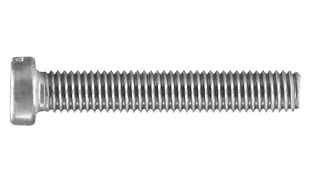
#> input picture ferramentas-computacionais-EEL7509/Aula 5/parafuso/parafuso.png, 310 x 176 px
$ jupyter execute parafuso.ipynb
#> lines starting #> are read from the running program, lines starting #| are printed output that depends on the picture; after the words box and inside, x2 and y2 are one past the last pixel; in counts of white or black regions, pixels touching at a corner belong together
[cell 1]
import numpy as np
import matplotlib.pyplot as plt
from PIL import Image
from scipy import ndimage, misc

# Definição do problema

--

Primeiro precisamos definir matematicamente o parafuso.

Encontrar o eixo central do parafuso na imagem e encontrar a escala de pixels par milímetros.

1 - algoritmo para definir o contraste dos pixels da imagem. vamos encontrar as coordenadas das bordas do parafuso e calcular a distância entre elas.

[cell 2]
image = Image.open("parafuso.png").convert("L")
img_array = np.array(image)


plt.imshow(img_array)


plt.title(f"{img_array.shape = }")


plt.axhline(img_array.shape[0] // 2, color="red")


plt.axhline(img_array.shape[0] // 2 - 32, color="red")


plt.axhline(img_array.shape[0] // 2 + 36, color="red")


plt.show()

# Tentativa 1

deixando a imagem de forma binaria para encontrar as bordas.

[cell 3]
fig, axs = plt.subplots(2, 2, figsize=(12, 10))

# Binarized image
img_array_1 = img_array.copy()
for i in range(img_array_1.shape[0]):
    for j in range(img_array_1.shape[1]):
        if img_array_1[i, j] < 255:
            img_array_1[i, j] = 0
        else:
            img_array_1[i, j] = 255
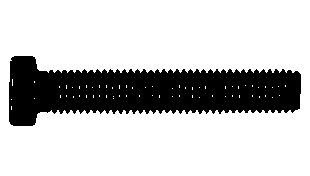
#> img_array_1: shape (176, 310); 77% white; 1 black region, box (x1, y1, x2, y2) and area: (9, 56, 301, 126) 12533

axs[0, 0].imshow(img_array_1, cmap="gray")
axs[0, 0].set_title(f"Imagem binarizada com limiar 255 {img_array_1.shape }")

# Moving average filter
img_array_2 = img_array.copy()
for i in range(4, img_array_2.shape[0] - 4):
    for j in range(4, img_array_2.shape[1] - 4):
        img_array_2[i, j] = np.mean(img_array[i - 4 : i + 5, j - 4 : j + 5])
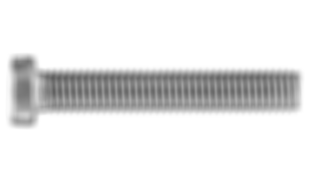
#> img_array_2: shape (176, 310); min 95, max 255, mean 229.4

axs[0, 1].imshow(img_array_2, cmap="gray")
axs[0, 1].set_title(f"Imagem com filtro de media movel 9x9 {img_array_2.shape }")

# Median filter
img_array_3 = img_array.copy()
for i in range(4, img_array_3.shape[0] - 4):
    for j in range(4, img_array_3.shape[1] - 4):
        img_array_3[i, j] = np.median(img_array[i - 4 : i + 5, j - 4 : j + 5])
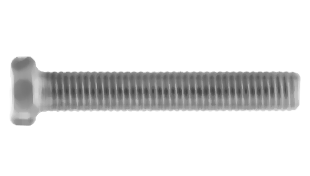
#> img_array_3: shape (176, 310); min 64, max 255, mean 228.9

axs[1, 0].imshow(img_array_3, cmap="gray")
axs[1, 0].set_title(f"Imagem com filtro de mediana 9x9 {img_array_3.shape}")

# Convolution filter
img_array_4 = img_array.copy()
kernel = np.array([[1, 1, 1], [1, 1, 1], [1, 1, 1]]) / 9
img_array_4 = ndimage.convolve(img_array_4, kernel, mode="constant", cval=0.0)

axs[1, 1].imshow(img_array_4, cmap="gray")
axs[1, 1].set_title(f"Imagem com filtro de convolucao 3x3 {img_array_4.shape }")

plt.tight_layout()
plt.show()

[cell 4]
img_array_5 = img_array.copy()

# Aplicar detecção de bordas usando o filtro Sobel
sobel_x = ndimage.sobel(img_array_5, axis=0)
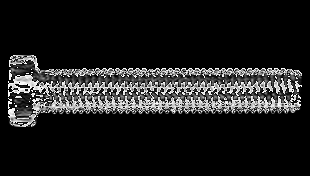
#> sobel_x: shape (176, 310); min 0, max 255, mean 30.3
sobel_y = ndimage.sobel(img_array_5, axis=1)
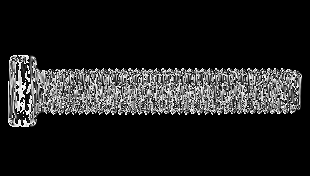
#> sobel_y: shape (176, 310); min 0, max 255, mean 32.4
edges = np.hypot(sobel_x, sobel_y)
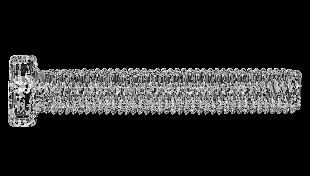
#> edges: shape (176, 310) float16; min 0, max 360.5, mean 49.1; drawn with min black and max white

fig, ax = plt.subplots(2, figsize=(10, 10))
ax[0].imshow(edges, cmap="gray")
ax[0].set_title("Detecção de Bordas")

for col in range(edges.shape[1]):
    if np.any(edges[:, col] > 0):
        for row in range(edges.shape[0]):
            if edges[row, col] > 0:
                img_array_5[row, col] = 0
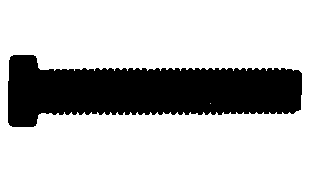
#> img_array_5: shape (176, 310); min 0, max 255, mean 190

ax[1].imshow(img_array_5, cmap="gray")
ax[1].set_title("Detecção de Bordas com Sobel")
plt.show()

[cell 5]
from scipy.ndimage import uniform_filter1d

bordas = np.argwhere(edges > 0)  # Get coordinates of non-zero edge points
#> bordas = 13900 pairs, first value 55 to 126, second value 8 to 301

extremes = []
extremes_max = []
extremes_min = []

# Iterate over each x-coordinate (column)
for x in range(edges.shape[1]):
    # Get the y-values (rows) where edges exist for this specific x
    y_vals = bordas[bordas[:, 1] == x][:, 0]
    if len(y_vals) > 0:
        min_val = np.min(y_vals)  # Top edge (minimum y)
        max_val = np.max(y_vals)  # Bottom edge (maximum y)
        extremes.append((x, min_val))  # Store top edge point
        extremes.append((x, max_val))  # Store bottom edge point
        extremes_min.append((x, min_val))
        extremes_max.append((x, max_val))
#> this loop made 310 passes
#> (min_val, max_val) on passes 9 to 20: (81, 122), (60, 124), (57, 125), (56, 125), (56, 126), (55, 126), (55, 126), (55, 126), (55, 126), (55, 126), (55, 126), (55, 126)
#> min_val on pass 100: 69
#> after the loop, extremes = 588 pairs, first value 8 to 301, second value 55 to 126; extremes_max = 294 pairs, first value 8 to 301, second value 94 to 126; extremes_min = 294 pairs, first value 8 to 301, second value 55 to 81

extremes = np.array(extremes)  # Convert to NumPy array
extremes_max = np.array(extremes_max)
extremes_min = np.array(extremes_min)


# Moving average function
def moving_average(a, n=3):
    return uniform_filter1d(a, size=n)


mean = np.mean(moving_average(extremes[:, 1], n=5))
#> mean = 90.44

# Apply moving average to y-values of min and max extremes
extreme_min_moving_avg = moving_average(extremes_min[:, 1], n=10)
#> extreme_min_moving_avg = 294 values, max 71 at index 290, min 55 at index 6, mean 67.23
extreme_max_moving_avg = moving_average(extremes_max[:, 1], n=10)
#> extreme_max_moving_avg = 294 values, max 126 at index 9, min 106 at index 291, mean 113.6

print(f"Number of detected edge points: {len(extremes)}")
#| Number of detected edge points: 588
print(f"Mean y-value: {mean:.2f}")
#| Mean y-value: 90.44

filtered_extremes = extreme_max_moving_avg + extreme_min_moving_avg
#> filtered_extremes = 294 values, max 186 at index 0, min 177 at index 291, mean 180.8

[cell 6]
# Plot the original image and the detected edge points
fig, ax = plt.subplots(6, figsize=(10, 15))

ax[0].imshow(img_array, cmap="gray")
ax[0].plot(bordas[:, 1], bordas[:, 0], "ro", markersize=1)
ax[0].set_title("Detected Borders")

# Plot the extremes (top and bottom edges)
ax[1].imshow(img_array, cmap="gray")
ax[1].plot(extremes[:, 0], extremes[:, 1], "bo", markersize=1)
ax[1].set_title("Top and Bottom Edges")

ax[2].imshow(img_array, cmap="gray")
ax[2].plot(extremes_max[:, 0], extremes_max[:, 1], "ro", markersize=1)
ax[2].plot(extremes_min[:, 0], extremes_min[:, 1], "go", markersize=1)
ax[2].set_title("Top and Bottom Edges")

ax[3].imshow(img_array, cmap="gray")
ax[3].plot(extremes_max[:, 0], extreme_max_moving_avg, "ro", markersize=1)
ax[3].plot(extremes_min[:, 0], extreme_min_moving_avg, "go", markersize=1)
ax[3].set_title("Top and Bottom Edges with Moving Average")

ax[4].imshow(img_array, cmap="gray")
ax[4].plot(extremes_max[:, 0], extreme_max_moving_avg, "ro", markersize=1)
ax[4].set_title("Top Edges with Moving Average")

ax[4].imshow(img_array, cmap="gray")
ax[4].plot(extremes_min[:, 0], extreme_min_moving_avg, "go", markersize=1)
ax[4].set_title("Bottom Edges with Moving Average")

ax[5].imshow(img_array, cmap="gray")
ax[5].plot(extremes_max[:, 0], extreme_max_moving_avg, "ro", markersize=1)
ax[5].plot(extremes_min[:, 0], extreme_min_moving_avg, "go", markersize=1)
ax[5].axhline(mean, color="red")
ax[5].set_title("Filtered Edges")

plt.tight_layout()
plt.show()

[cell 7]
fig, ax = plt.subplots(figsize=(10, 5))
ax.plot(extremes_max[:, 0], extreme_max_moving_avg, "ro", markersize=1)
ax.plot(extremes_min[:, 0], extreme_min_moving_avg, "go", markersize=1)
ax.axhline(mean, color="red")
ax.set_title("Filtered Edges")
plt.show()
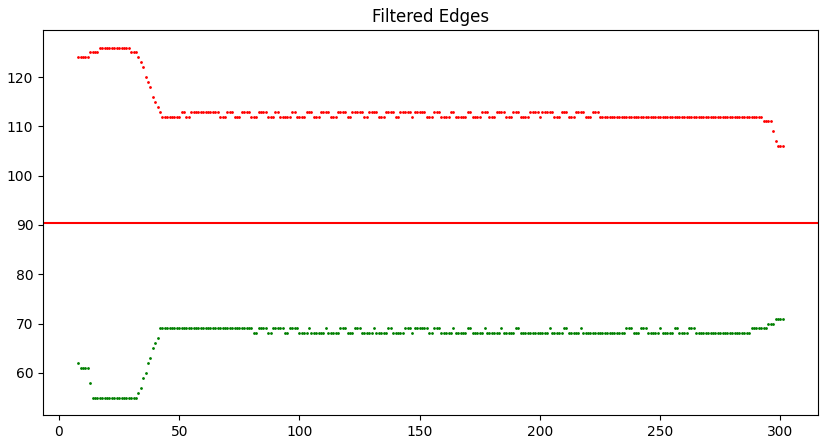
#> figure drawn by matplotlib, 1 panel; curve peaks at x = 17, y = 126; curve peaks at x = 298, y = 71

[cell 8]
fig, ax = plt.subplots(figsize=(10, 5))
ax.plot(extremes_max[:, 0], extreme_max_moving_avg, "ro", markersize=1)
ax.plot(extremes_min[220:280, 0], extreme_max_moving_avg[220:280], "go", markersize=1)
ax.plot(extremes_min[220:280, 0], extreme_min_moving_avg[220:280], "bo", markersize=1)
#> figure, not shown here; curve peaks at x = 17, y = 126; curve peaks at x = 236, y = 69

[cell 9]
fig, ax = plt.subplots(figsize=(10, 5))
ax.plot(
    extremes_max[extreme_max_moving_avg > 114, 0],
    extreme_max_moving_avg[extreme_max_moving_avg > 114],
    "bo",
    markersize=1,
)
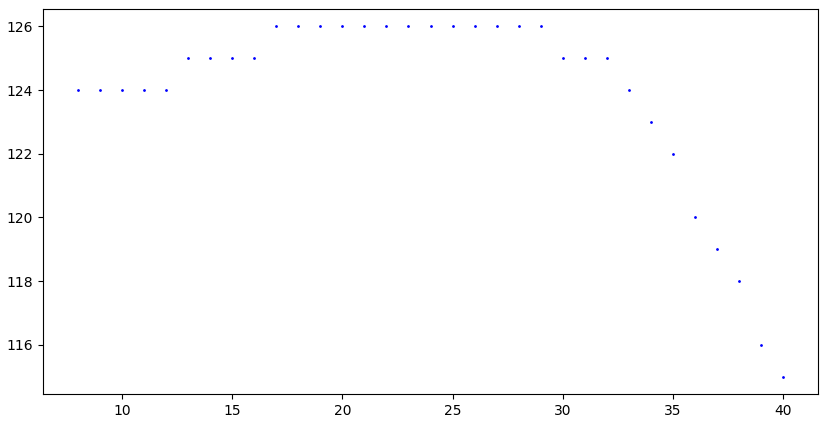
#> figure drawn by matplotlib, 1 panel; curve peaks at x = 17, y = 126

[cell 10]
max_sup = extreme_max_moving_avg.max()
#> max_sup = 126
min_sup = extreme_max_moving_avg.min()
#> min_sup = 106

media_sup = (max_sup + min_sup) / 2
#> media_sup = 116

formato_sup = np.zeros(extreme_max_moving_avg.shape[0])
#> formato_sup = 294 values from 0 to 0

for i in range(extreme_max_moving_avg.shape[0]):
    if extreme_max_moving_avg[i] > media_sup - 3:
        formato_sup[i] = max_sup
    else:
        formato_sup[i] = min_sup
#> after the loop, formato_sup = 294 values, max 126 at index 0, min 106 at index 34, mean 108.3

max_inf = extreme_min_moving_avg.max()
#> max_inf = 71
min_inf = extreme_min_moving_avg.min()
#> min_inf = 55

media_inf = (max_inf + min_inf) / 2
#> media_inf = 63

formato_inf = np.zeros(extreme_min_moving_avg.shape[0])
#> formato_inf = 294 values from 0 to 0

for i in range(extreme_min_moving_avg.shape[0]):
    if extreme_min_moving_avg[i] > media_inf + 3:
        formato_inf[i] = max_inf
    else:
        formato_inf[i] = min_inf
#> after the loop, formato_inf = 294 values from 55 to 71

print(f"Media superior: {media_sup}, Max: {max_sup}, Min: {min_sup}")
#| Media superior: 116.0, Max: 126, Min: 106

print(f"Media inferior: {media_inf}, Max: {max_inf}, Min: {min_inf}")
#| Media inferior: 63.0, Max: 71, Min: 55


# Function to find the first change point in an array
def find_first_change(arr):
    for i in range(1, len(arr)):
        if arr[i] != arr[i - 1]:
            return i  # Return the first index where the change occurs
#> this loop made 34 passes
    return None  # Return None if no change is found


# Get the first change point for both formato_sup and formato_inf
change_point_sup = find_first_change(formato_sup)
#> change_point_sup = 34
#> the loop in find_first_change, `for i in range(1, len(arr)):` made 33 passes
change_point_inf = find_first_change(formato_inf)
#> change_point_inf = 33

# Plot the formatted data and mark the change points
plt.figure(figsize=(10, 5))
plt.plot(formato_inf, label="Formato Inferior", color="blue")
plt.plot(formato_sup, label="Formato Superior", color="orange")
plt.imshow(img_array, cmap="gray")
# Draw vertical line at the change point for formato_sup, if found
if change_point_sup is not None:
    plt.axvline(
        x=change_point_sup,
        color="orange",
        linestyle="--",
        alpha=0.7,
        label=f"Mudança Min/Max {change_point_sup} ",
    )

# Draw vertical line at the change point for formato_inf, if found
if change_point_inf is not None:
    plt.axvline(
        x=change_point_inf,
        color="blue",
        linestyle="--",
        alpha=0.7,
        label=f"Mudança Min/Max {change_point_inf} ",
    )

plt.title("Formato Superior e Inferior com 1 Mudança Min/Max")
plt.legend()
plt.show()
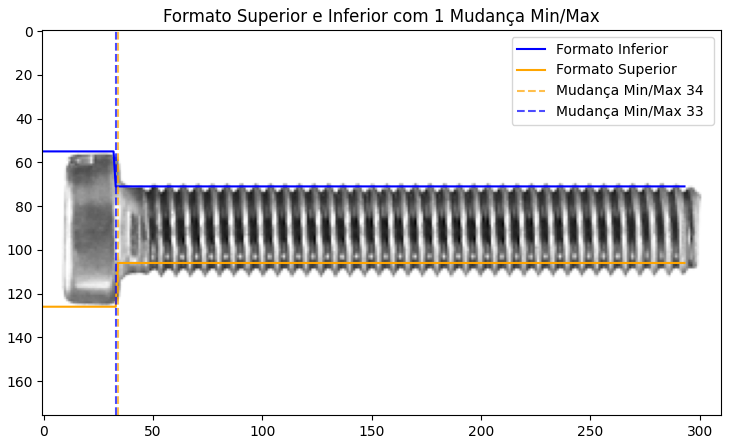
#> figure drawn by matplotlib, 1 panel

[cell 11]
media_corpo_superior = np.mean(extreme_max_moving_avg[220:280])
#> media_corpo_superior = 112
media_corpo_inferior = np.mean(extreme_min_moving_avg[220:280])
#> media_corpo_inferior = 68.2
diametro_corpo_do_parafuso = media_corpo_superior - media_corpo_inferior
#> diametro_corpo_do_parafuso = 43.8

print(f"A media do diâmetro da corpo superior do parafuso = {media_corpo_superior}")
#| A media do diâmetro da corpo superior do parafuso = 112.0
print(f"A media do diâmetro da corpo inferior do parafuso = {media_corpo_inferior}")
#| A media do diâmetro da corpo inferior do parafuso = 68.2
print(f"A media do diâmetro do corpo do parafuso = {diametro_corpo_do_parafuso}")
#| A media do diâmetro do corpo do parafuso = 43.8

[cell 12]
media_cabeca_superior = np.mean(extreme_max_moving_avg[0:25])
#> media_cabeca_superior = 125.3
media_cabeca_inferior = np.mean(extreme_min_moving_avg[0:25])
#> media_cabeca_inferior = 56.36
diametro_cabeca_do_parafuso = media_cabeca_superior - media_cabeca_inferior
#> diametro_cabeca_do_parafuso = 68.96

print(f"A média do diâmetro da cabeça superior do parafuso = {media_cabeca_superior}")
#| A média do diâmetro da cabeça superior do parafuso = 125.32
print(f"A média do diâmetro da cabeça inferior do parafuso = {media_cabeca_inferior}")
#| A média do diâmetro da cabeça inferior do parafuso = 56.36
print(f"A média do diâmetro da cabeça do parafuso = {diametro_cabeca_do_parafuso}")
#| A média do diâmetro da cabeça do parafuso = 68.96

[cell 13]
# the relations beetwen the diameter of the head in pixels and the real measurement
real_diameter_head = 0.5  # cm
pixels_diameter_head = diametro_cabeca_do_parafuso  # pixels
#> pixels_diameter_head = 68.96
relation_head = pixels_diameter_head / real_diameter_head
#> relation_head = 137.9

print(relation_head)  # = 138 pixels/cm
#| 137.92
